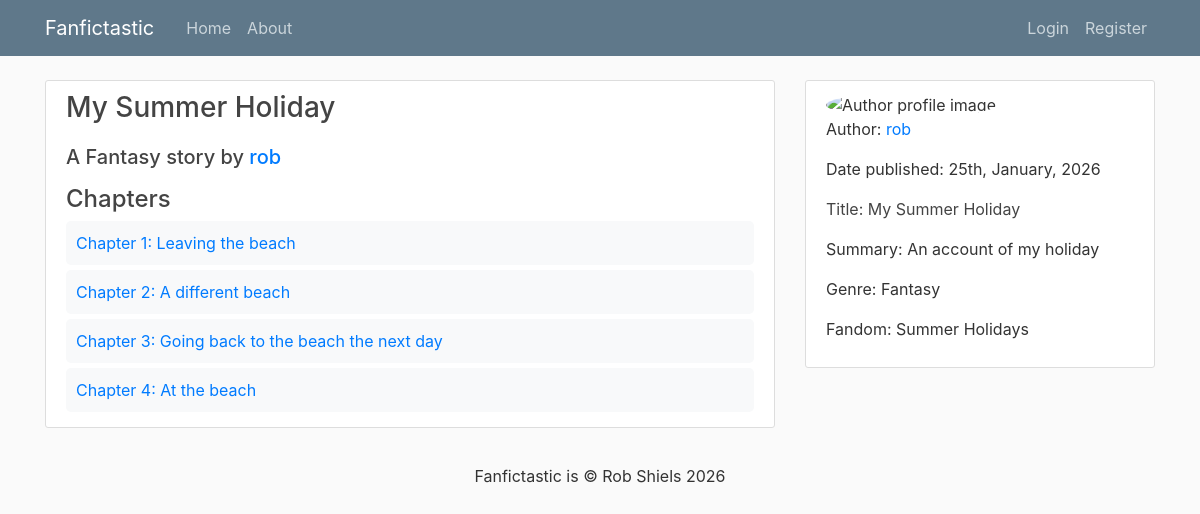
Page /7/ on the committed database.
### stories/models.py (models this page shows, shortened)
class Story(models.Model):
    STATUS_CHOICES = [
        ("draft", "Draft (private)"),
        ("published", "Published"),
    ]
    title = models.CharField(max_length=100)
    author = models.ForeignKey(User, on_delete=models.CASCADE, related_name="stories")
    summary = models.TextField(max_length=500)
    fandom = models.CharField(max_length=100)
    genre = models.ForeignKey(
        Genre, on_delete=models.SET_NULL, null=True, related_name="stories"
    )
    status = models.CharField(max_length=20, choices=STATUS_CHOICES, default="draft")
    date_published = models.DateTimeField(default=timezone.now)
    cover_image = models.ImageField(
        upload_to="covers/", storage=MediaCloudinaryStorage(), blank=True, null=True
    )
    def get_cover_image_url(self):
        if self.cover_image:
            return cloudinary_url(
                self.cover_image.name, width=140, height=210, crop="fill"
            )[0]
        else:
            return static("stories/default-cover.jpg")

class Genre(models.Model):
    name = models.CharField(max_length=50, unique=True)
    def __str__(self):
        return self.name

class Chapter(models.Model):
    story = models.ForeignKey(Story, related_name="chapters", on_delete=models.CASCADE)
    title = models.CharField(max_length=100)
    content = models.TextField()
    number = models.PositiveIntegerField()
    date_published = models.DateTimeField(default=timezone.now)
    class Meta:
        ordering = ["number"]
        unique_together = ("story", "number")

### stories/views.py (the view)
# urls.py: path("<int:pk>/", StoryDetailView.as_view(), name="story-detail"),
class StoryDetailView(DetailView):
    model = Story
    def get_context_data(self, **kwargs):
        context = super().get_context_data(**kwargs)
        context["chapters"] = self.object.chapters.all()
        context["title"] = self.object.title
        return context

### users/models.py (called while the page is built)
    def get_image_url(self):
        if self.image:  # Generate a Cloudinary thumbnail URL
            return cloudinary_url(self.image.name, width=300, height=300, crop="lfill")[
                0
            ]
        else:  # Fallback to static default image
            return static("users/default-profile.png")

### stories/templates/stories/story_detail.html (shortened to what this page needs)
{% extends "stories/base.html" %}
{% load static %}
{% block content %}
<article class="media content-section">
    <div class="media-body">
        <h1>{{ object.title }}</h1>
        <h5>A {{ object.genre }} story by <a class="mr-2" href="{% url 'user-stories' story.author.username %}">{{ object.author }}</a>
        </h5>
        <h2>Chapters</h2>
        <ul id="chapter-list" data-story-id="{{ object.id }}">
            {% for chapter in object.chapters.all %}
            <li class="chapter-item" data-chapter-id="{{ chapter.id }}">
                <a href="{% url 'chapter-detail' object.id chapter.number %}">
                    Chapter {{ chapter.number }}: {{ chapter.title }}
                </a>
            </li>
            {% empty %}
            <li>No chapters yet.</li>
            {% endfor %}
        </ul>
    </div>
</article>
{% endblock content %}
{% block sidebar %}
<div class="content-section">
    <div><img class="rounded-circle article-img" alt="Author profile image" src="{{ object.author.profile.get_image_url }}"></div>
    <p class="article-summary">Author: <a class="mr-2" href="{% url 'user-stories' story.author.username %}">
            {{ object.author }}</a></p>
    <p class="article-date-published">Date published: {{ object.date_published|date:'dS, F, Y' }}</p>
    <p class="article-title">Title: {{ object.title }}</p>
    <p class="article-summary">Summary: {{ object.summary }}</p>
    <p class="article-genre">Genre: {{ object.genre }}</p>
    <p class="article-genre">Fandom: {{ object.fandom }}</p>
</div>
{% endblock %}

### stories/static/stories/main.css (style rules this page uses)
body { background: #fafafa; color: #333333; margin-top: 5rem; }
h1, h2, h3, h4, h5, h6 { color: #444444; }
h1 { font-size: 28px; padding-bottom: 12px; }
h2 { font-size: 24px; }
h5 { padding-bottom:8px; }
ul { margin: 0; }
.content-section { background: #ffffff; padding: 10px 20px; border: 1px solid #dddddd; border-radius: 3px; margin-bottom: 20px; }
.article-title { color: #444444; }
.article-img { object-fit: cover; height: 65px; width: 65px; margin-right: 16px; }
#chapter-list { list-style: none; padding: 0; }
.chapter-item { padding: 10px; margin: 5px 0; background: #f8f9fa; border-radius: 5px; }

### rows in the picture
Story: title "My Summer Holiday", genre "Fantasy", author "rob", date_published "25th, January, 2026", summary "An account of my holiday", fandom "Summer Holidays"
Chapter: number "1", title "Leaving the beach"
Chapter: number "2", title "A different beach"
Chapter: number "3", title "Going back to the beach the next day"
Chapter: number "4", title "At the beach"
